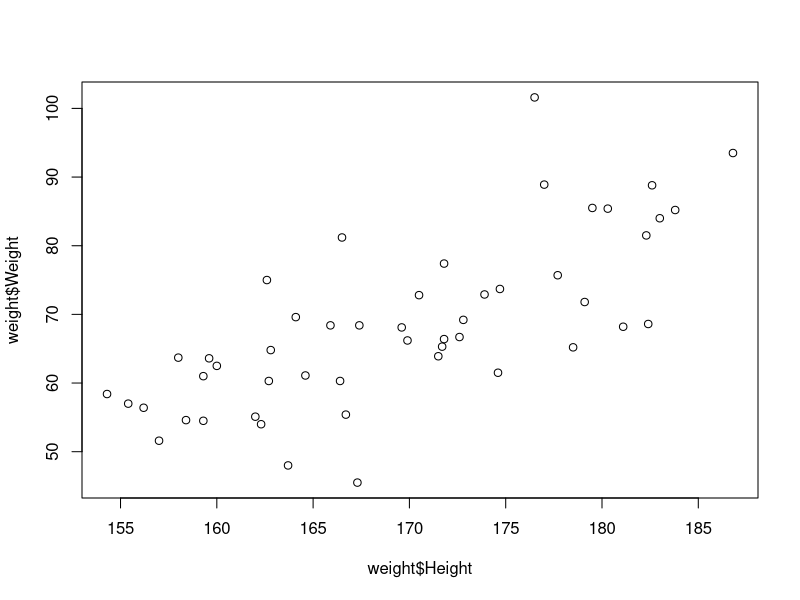
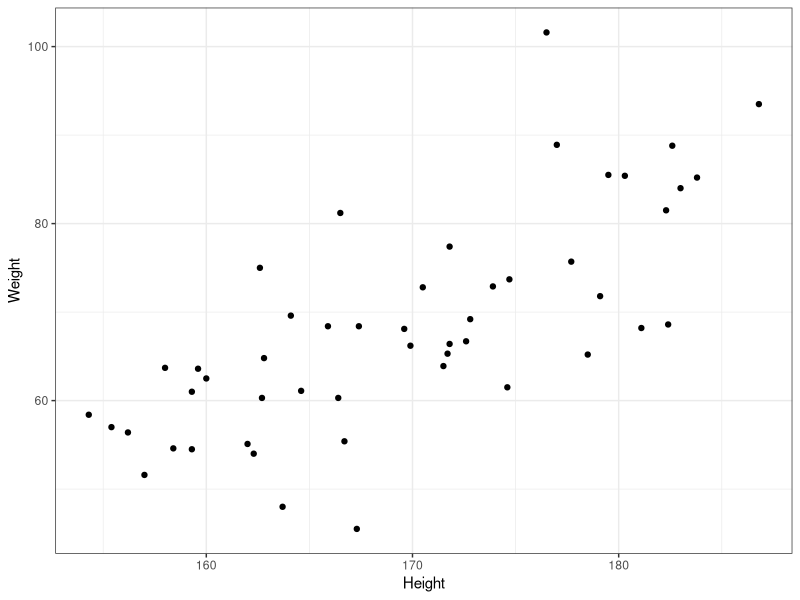
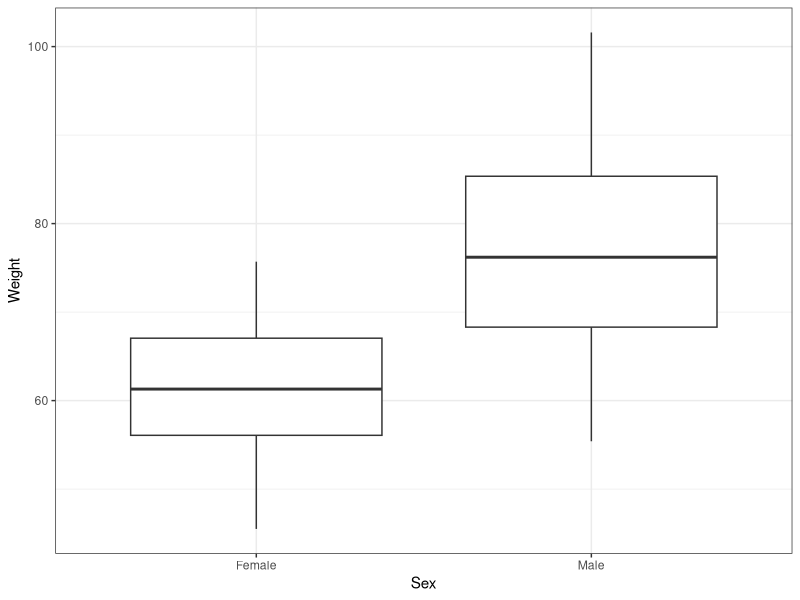

Reproduce these figures in R, in order. (Note: this script raises an error after producing the figures.)
### Nettle modelling and visualising in R tutorial ####
#loaded to Github repository 
#url = 


### load packages ####
library(readr)
library(ggplot2)
library(psych)
### load first data set ####
weight <- read.csv("Fun with R/weight.data.csv")
head(weight)
str(weight)
#gives means and sd of variables
describe(weight)
describeBy(weight$Weight, weight$Sex)

### simple plots of the data ####
plot(weight$Weight~weight$Height)
ggplot(data = weight, aes(x= Height, y = Weight)) + geom_point() + theme_bw() 
ggplot(data = weight, aes(x= Sex, y = Weight)) + geom_boxplot() + theme_bw() 

### linear model to look at the effect of sex on weight ####

model1 <- lm(Weight ~ Sex, data = weight)
summary(model1)

#relevel the sex variable so that men are first in the equation 
weight$Sex2=relevel(weight$Sex, ref="Male")

#re run the model with the same variables but male should come out as the intercept
model2 <- lm(Weight~Sex2, data = weight)
summary(model2)

